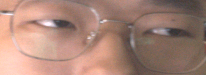
#> input picture models/dataset/left/left_0003.bmp, 206 x 75 px; its folder holds only this picture in this run
$ python yaw_probe.py
#> lines starting #> are read from the running program, lines starting #| are printed output that depends on the picture
"""Estimate head yaw from where the nose bridge sits in the frame.

The crop is centred on the pupil midpoint, so with the head square to the
camera the bridge sits near the middle of the frame; a yawed head pushes it
to one side.  Crude, but it separates "head a bit off" from "head square on"
well enough to judge usability.

Measures the darkest column of the lower half - below the eyes, where the
bridge and its shadow are - and reports the offset from centre as a fraction
of width.  The open class is measured alongside as the reference: those were
shot facing the camera.

Note the sign is arbitrary (depends on where the shadow falls), so read the
spread, not the sign.
"""
import glob
import statistics

import numpy as np
from PIL import Image


def bridge_offset(path):
#> called with path = 'left_0003.bmp'
    a = np.asarray(Image.open(path).convert("L"), dtype=np.float32)
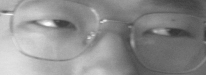
#> a: shape (75, 206) float32; min 52, max 250, mean 140.9
    h, w = a.shape
#> h = 75; w = 206
    lower = a[int(h * 0.55):]
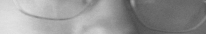
#> lower: shape (34, 206) float32; min 75, max 227, mean 149.4
    col = lower.mean(axis=0)
#> col = 206 values, max 219.2 at index 7, min 88.59 at index 137, mean 149.4
    k = max(3, w // 20)
#> k = 10
    sm = np.convolve(col, np.ones(k) / k, mode="same")
#> sm = 206 values, max 218.7 at index 10, min 63.56 at index 205, mean 147.6
    x = int(sm.argmin())
#> x = 205
    return (x - (w - 1) / 2.0) / w


for name, pat in (("left", "left_*.bmp"),
                  ("open 对照", "../open/open_*.bmp"),
                  ("closed 对照", "../close/closed_*.bmp")):
    fs = sorted(glob.glob(pat))
    if not fs:
        continue
    offs = [(f, bridge_offset(f)) for f in fs]
#> offs = [('left_0003.bmp', 0.498)]
    v = [o for _, o in offs]
#> v = [0.498]
    print("%-12s n=%3d   中位 %+.3f   均值 %+.3f   范围 %+.3f .. %+.3f   |中位| %.3f"
          % (name, len(v), statistics.median(v), statistics.fmean(v),
             min(v), max(v), abs(statistics.median(v))))
#| left         n=  1   中位 +0.498   均值 +0.498   范围 +0.498 .. +0.498   |中位| 0.498
    ext = sorted(offs, key=lambda t: -abs(t[1]))[:5]
#> ext = [('left_0003.bmp', 0.498)]
    print("             最偏 5: %s"
          % "  ".join("%s(%+.2f)" % (f.split("/")[-1][5:9], o) for f, o in ext))
#|              最偏 5: 0003(+0.50)
